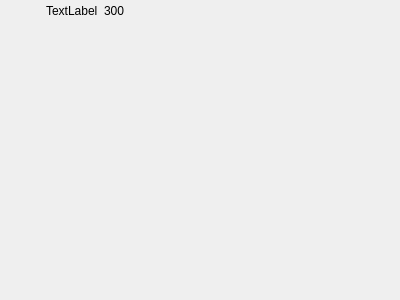
<?xml version="1.0" encoding="UTF-8"?>
<ui version="4.0">
 <class>GameScreen</class>
 <widget class="QWidget" name="GameScreen">
  <property name="geometry">
   <rect>
    <x>0</x>
    <y>0</y>
    <width>400</width>
    <height>300</height>
   </rect>
  </property>
  <property name="windowTitle">
   <string>Form</string>
  </property>
  <layout class="QVBoxLayout" name="verticalLayout">
   <property name="spacing">
    <number>0</number>
   </property>
   <property name="leftMargin">
    <number>0</number>
   </property>
   <property name="topMargin">
    <number>0</number>
   </property>
   <property name="rightMargin">
    <number>0</number>
   </property>
   <property name="bottomMargin">
    <number>0</number>
   </property>
   <item>
    <widget class="QWidget" name="hudWidget" native="true">
     <layout class="QHBoxLayout" name="horizontalLayout">
      <property name="leftMargin">
       <number>0</number>
      </property>
      <property name="topMargin">
       <number>0</number>
      </property>
      <property name="rightMargin">
       <number>0</number>
      </property>
      <property name="bottomMargin">
       <number>0</number>
      </property>
      <item>
       <widget class="QPushButton" name="menuButton">
        <property name="focusPolicy">
         <enum>Qt::NoFocus</enum>
        </property>
        <property name="text">
         <string/>
        </property>
        <property name="icon">
         <iconset theme="application-menu">
          <normaloff>.</normaloff>.</iconset>
        </property>
        <property name="flat">
         <bool>true</bool>
        </property>
       </widget>
      </item>
      <item>
       <widget class="QLabel" name="mineIcon">
        <property name="text">
         <string notr="true">TextLabel</string>
        </property>
       </widget>
      </item>
      <item>
       <widget class="QLabel" name="minesRemainingLabel">
        <property name="text">
         <string notr="true">300</string>
        </property>
       </widget>
      </item>
      <item>
       <spacer name="horizontalSpacer_3">
        <property name="orientation">
         <enum>Qt::Horizontal</enum>
        </property>
        <property name="sizeHint" stdset="0">
         <size>
          <width>40</width>
          <height>20</height>
         </size>
        </property>
       </spacer>
      </item>
     </layout>
    </widget>
   </item>
   <item>
    <widget class="QWidget" name="gameArea" native="true">
     <layout class="QGridLayout" name="gridLayout_2">
      <property name="leftMargin">
       <number>0</number>
      </property>
      <property name="topMargin">
       <number>0</number>
      </property>
      <property name="rightMargin">
       <number>0</number>
      </property>
      <property name="bottomMargin">
       <number>0</number>
      </property>
      <property name="spacing">
       <number>0</number>
      </property>
      <item row="1" column="1">
       <layout class="QGridLayout" name="gameGrid">
        <property name="spacing">
         <number>0</number>
        </property>
       </layout>
      </item>
      <item row="1" column="2">
       <spacer name="horizontalSpacer_2">
        <property name="orientation">
         <enum>Qt::Horizontal</enum>
        </property>
        <property name="sizeHint" stdset="0">
         <size>
          <width>161</width>
          <height>20</height>
         </size>
        </property>
       </spacer>
      </item>
      <item row="2" column="1">
       <spacer name="verticalSpacer_2">
        <property name="orientation">
         <enum>Qt::Vertical</enum>
        </property>
        <property name="sizeHint" stdset="0">
         <size>
          <width>20</width>
          <height>102</height>
         </size>
        </property>
       </spacer>
      </item>
      <item row="0" column="1">
       <spacer name="verticalSpacer">
        <property name="orientation">
         <enum>Qt::Vertical</enum>
        </property>
        <property name="sizeHint" stdset="0">
         <size>
          <width>20</width>
          <height>125</height>
         </size>
        </property>
       </spacer>
      </item>
      <item row="1" column="0">
       <spacer name="horizontalSpacer">
        <property name="orientation">
         <enum>Qt::Horizontal</enum>
        </property>
        <property name="sizeHint" stdset="0">
         <size>
          <width>165</width>
          <height>20</height>
         </size>
        </property>
       </spacer>
      </item>
     </layout>
    </widget>
   </item>
  </layout>
 </widget>
 <resources/>
 <connections/>
</ui>
